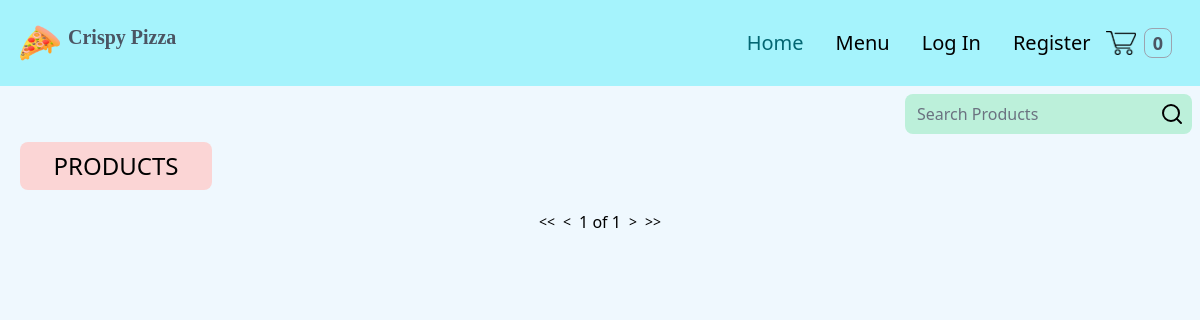
Before: / with the older database file.
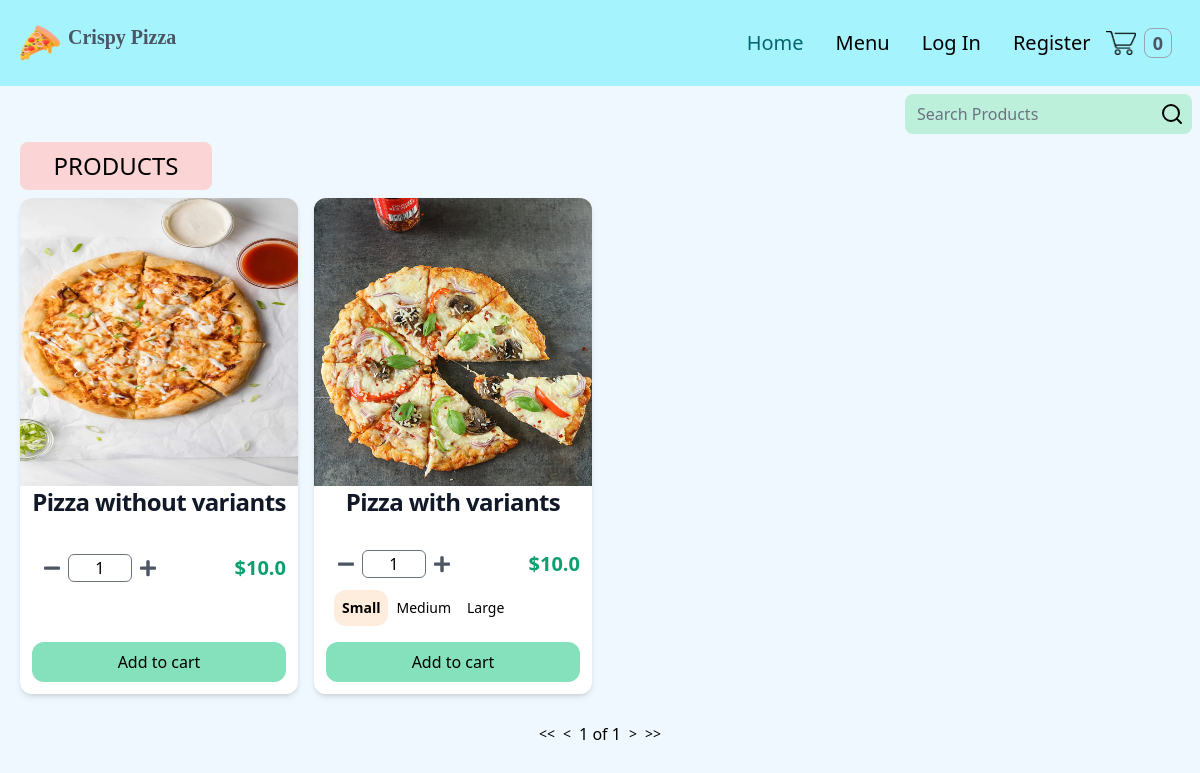
After: the same page with the newer database file.
### store/models.py (models this page shows, shortened)
class Product(models.Model):
    id = models.UUIDField(primary_key=True, default=uuid.uuid4, editable=False)
    name = models.CharField(max_length=100)
    price = models.DecimalField(
        max_digits=6, decimal_places=2, blank=True, null=True)
    desc = models.TextField(max_length=500, blank=True, null=True)
    image = models.ImageField(blank=True, upload_to='images')
    created_at = models.DateField(auto_now_add=True)
    updated_at = models.DateField(auto_now=True)
    product_category = models.ForeignKey(
        "Category", on_delete=models.CASCADE, null=True, blank=True)
    class Meta:
        ordering = ('product_category',)
    def image_tag(self):
        if self.image:
            return mark_safe(f'<img src="{self.image.url}" width="100" height="100" />')
    image_tag.short_description = 'Image'
    @property
    def get_product_variants(self):
        variants = self.productvariant_set.all()
        return variants
    @property
    def has_variants(self):
        if self.productvariant_set.count() > 0:
            return True
        else:
            return False

class ProductVariant(models.Model):
    title = models.CharField(max_length=100, blank=True, null=True)
    product = models.ForeignKey(Product, on_delete=models.CASCADE)
    size = models.ForeignKey(Size, on_delete=models.CASCADE)
    price = models.DecimalField(max_digits=6, decimal_places=2)

class Size(models.Model):
    name = models.CharField(max_length=20, blank=True, null=True, unique=True)
    def __str__(self):
        return self.name

### store/views.py (the view)
# urls.py: path('', views.products, name='products'),
def products(request):
    products = Product.objects.all()
    product_name = request.GET.get('product')
    if product_name != '' and product_name is not None:
        products = products.filter(name__icontains=product_name)
    else:
        product_name = ""
    paginator = Paginator(products, 8)
    page_number = request.GET.get('page')
    products = paginator.get_page(page_number)
    context = {'products': products,
               "search_string": product_name}
    return render(request, 'store/products.html', context=context)

### store/context_processors.py (called while the page is built)
def get_cart_quantity(request):
    if request.user.is_authenticated:
        try:
            customer = request.user.customer
        except:
            number_of_items = 0
    else:
        try:
            customer, created = Customer.objects.get_or_create(
                device=request.COOKIES['device'])
        except:
            number_of_items = 0
    try:
        customer_order = Order.objects.filter(
            customer=customer, complete=False)[0]
        number_of_items = customer_order.get_cart_items
    except:
        number_of_items = 0
    return {'cart_quantity': number_of_items}

### store/templates/store/products.html (shortened to what this page needs)
{% extends "store/base.html" %} {% block content %} {% load static %}
<div class="flex">
  <div class="ml-auto mr-2 my-2">
    <form method="GET" class="flex bg-green-200 rounded-lg" id="search-box">
      <input
        class="border-none outline-none bg-transparent focus:ring-0"
        type="text"
        placeholder="Search Products"
        name="product"
        value="{{search_string}}"
      />
      <a
        class="mt-2"
        href="javascript:void(0);"
        onclick="document.getElementById('search-box').submit();"
      >
        <img class="mr-2" src="{% static 'store/images/search.svg' %}" alt="" />
      </a>
    </form>
  </div>
</div>
<div class="flex flex-col items-center">
  <h1
    class="text-2xl text-center uppercase rounded-lg ml-5 mr-auto py-2 w-48 bg-red-200"
  >
    Products
  </h1>
  <div
    class="grid sm:grid-cols-1 md:grid-cols-3 lg:grid-cols-4 xl:grid-cols-5 2xl:grid-cols-6 mx-3"
  >
    {% for product in products %}
    <div
      class="flex flex-col m-2 bg-white rounded-xl shadow-md individual-container"
    >
      {% if product.image %}
      <img
        class="h-72 w-full rounded-t-xl"
        src="{{ product.image.url }}"
        alt=""
      />
      {% endif %}
      <h5
        class="mb-2 text-center text-2xl font-semibold tracking-tight text-gray-900"
      >
        {{product.name}}
      </h5>
      <form
        action="{% url 'order:add_to_cart' product.id %}"
        method="post"
        class="text-center items-center mt-auto p-3"
        id="product-form"
      >
        <div class="flex my-3">
          <div class="flex ml-3 w-4/5">
            <button class="decrement" type="button">
              <svg class="fill-current text-gray-600 w-4" viewBox="0 0 448 512">
                <path
                  d="M416 208H32c-17.67 0-32 14.33-32 32v32c0 17.67 14.33 32 32 32h384c17.67 0 32-14.33 32-32v-32c0-17.67-14.33-32-32-32z"
                />
              </svg>
            </button>
            <input
              class="w-1/3 h-7 mx-2 text-center rounded-md"
              type="number"
              value="1"
              name="quantity"
              min="1"
              oninput="validity.valid||(value='1');"
              required
            />
            <button class="increment" type="button">
            </button>
          </div>
          {% if product.has_variants %}
          <div class="flex items-center font-bold text-xl text-green-500">
            {% for variant in product.get_product_variants %}
            <p
              class="prices-{{forloop.parentloop.counter}} {{variant.size}}-{{forloop.parentloop.counter}} {% if not forloop.first %} hidden {% endif %}"
            >
              ${{variant.price|floatformat:1}}
            </p>
            {% endfor %}
          </div>
          {% else %}
          <div class="flex items-center font-bold text-xl text-green-500">
            <p>${{product.price|floatformat:1}}</p>
          </div>
          {% endif %}
        </div>
        {% if product.has_variants %}
        <div class="flex m-2 w-1/2">
          {% for variant in product.get_product_variants%}
          <div class="flex">
            <label
              for="{{variant.size}}-{{forloop.parentloop.counter}}"
              class="cursor-pointer select-none rounded-xl p-2 text-sm text-center peer-checked:font-bold
              {% if forloop.counter == 1 %} peer-checked:bg-orange-100
              {% elif forloop.counter == 2 %} peer-checked:bg-orange-200
              {% elif forloop.counter == 3 %} peer-checked:bg-orange-300
              {% else %} peer-checked:bg-orange-400 {% endif %}"
              >{{variant.size}}
            </label>
          </div>
          {% endfor %}
        </div>
        {% else %}
        <div class="p-5"></div>
        {% endif %}
        <div class="flex">
          <button
            class="bg-green-300 hover:bg-green-500 rounded-xl w-full py-2 mt-2 js-add"
            type="button"
          >
            Add to cart
          </button>
        </div>
      </form>
    </div>
    {% endfor %}
  </div>
</div>
<div class="flex items-center justify-center my-5">
  {% if products.has_previous %}
  <a class="text-sm font-bold items-center inline-flex relative" href="?page=1">
    <<
  </a>
  <a
    class="text-sm font-bold px-2 items-center inline-flex relative"
    href="?page={{products.previous_page_number}}"
  >
    <
  </a>
  {% else %}
  <span class="text-sm items-center inline-flex relative"> << </span>
  <span class="text-sm px-2 items-center inline-flex relative"> < </span>
  {% endif %}
  <span class="pagination"
    >{{products.number}} of {{products.paginator.num_pages}}</span
  >
  {% if products.has_next %}
  <a
    class="text-sm font-bold px-2 items-center inline-flex relative"
    href="?page={{products.next_page_number}}"
    >></a
  >
  <a
    class="text-sm font-bold items-center inline-flex relative"
    href="?page={{products.paginator.num_pages}}"
    >>></a
  >
  {% else %}
  <a
    class="text-sm px-2 items-center inline-flex relative pointer-events-none cursor-default"
    href="#"
    >></a
  >
  <a
    class="text-sm items-center inline-flex relative pointer-events-none cursor-default"
    href="#"
    >>></a
  >
  {% endif %}
</div>
{% endblock %}

### store/templates/store/base.html (shortened to what this page needs)
{% load static %}
<!DOCTYPE html>
<html lang="en">
  <head>
    <link rel="stylesheet" href="{% static 'store/src/styles.css' %}" />
    <link rel="stylesheet" href="{% static 'store/src/customStyles.css' %}" />
    <link
      rel="stylesheet"
      href="//cdnjs.cloudflare.com/ajax/libs/timepicker/1.3.5/jquery.timepicker.min.css"
    />
  </head>
  <body class="m-0 p-0 bg-sky-100/50">
    <nav class="p-5 flex bg-cyan-200">
      <div class="flex justify-between items-center">
        <a href="{% url 'store:products' %}" class="flex">
          <img
            class="h-10 inline"
            src="{% static 'store/images/pizza.png' %}"
          />
          <span
            class="invisible md:visible ml-2 text-xl text-gray-600 cursor-pointer font-[Poppins] font-semibold"
          >
            Crispy Pizza</span
          >
        </a>
      </div>
      {% with request.resolver_match.url_name as url_name %}
      <ul class="flex ml-auto items-center">
        <li
          class="text-xl mx-4 hover:text-teal-900 duration-500 {% if url_name == 'products' %} text-teal-700 {% endif %}"
        >
          <a href="{% url 'store:products' %}">Home</a>
        </li>
        <li id="menu" class="text-xl">
          <div class="dropdown inline-block relative z-10">
            <button
              class="hover:text-teal-900 py-2 px-4 inline-flex items-center {% if url_name in 'pizzas, drinks, sides' %} text-teal-700 {% endif %}"
            >
              Menu
            </button>
          </div>
        </li>
        {% if user.is_authenticated %}
        <li class="text-xl mx-4 hover:text-teal-900 duration-500">
          <a href="{% url 'users:logout' %}">Log Out</a>
        </li>
        {% else %}
        <li
          class="text-xl mx-4 hover:text-teal-900 duration-500 {% if url_name == 'login' %} text-teal-700 {% endif %}"
        >
          <a href="{% url 'users:login' %}">Log In</a>
        </li>
        <li
          class="text-xl mx-4 hover:text-text-teal-900 duration-500 {% if url_name == 'register' %} text-teal-700 {% endif %}"
        >
          <a href="{% url 'users:register' %}">Register</a>
        </li>
        {% endif %}
        <li class="shrink-0">
          <a href="{% url 'order:cart' %}">
            <img
              class="h-6"
              src="{% static 'store/images/cart1.png' %}"
              alt="cart"
              id="cart-image"
            />
          </a>
        </li>
        <li class="p-2">
          <div class="rounded-lg border border-gray-400 px-2">
            <p class="cart-count text-lg text-gray-600 font-semibold">
              {{cart_quantity}}
            </p>
          </div>
        </li>
      </ul>
      {% endwith %}
    </nav>
    {% block content %} {% endblock %}
  </body>
</html>

Changed rows visible on the page:
added Product: image (picture), name "Pizza without variants", price "10.0"
added Product: image (picture), name "Pizza with variants"
added ProductVariant: price "10.0", size "Small"
added ProductVariant: size "Medium", shown under "Pizza with variants"
added ProductVariant: size "Large", shown under "Pizza with variants"
